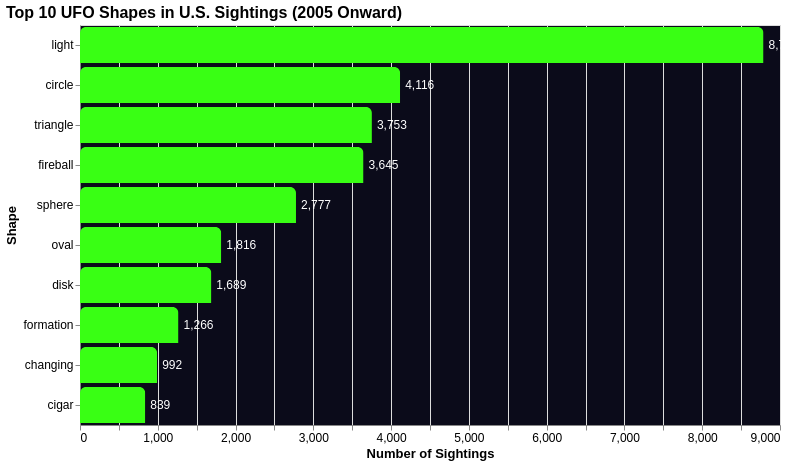

Write notebook code for a chart like this one.
### Code cell
# Interactive Altair bar graph of distribution of shapes of UFOs

# Create a hover selection
hover = alt.selection_point(
    fields=["shape"],
    on="mouseover",
    empty="none"
)

# Bar chart
bar_chart = (
    alt.Chart(shape_counts)
    .mark_bar(cornerRadiusTopLeft=6, cornerRadiusTopRight=6)
    .encode(
        x=alt.X(
            "count:Q",
            title="Number of Sightings"
        ),
        y=alt.Y(
            "shape:N",
            sort="-x",
            title="Shape"
        ),
        color=alt.condition(
            hover,
            alt.value("#39ff14"),   
            alt.value("#2d1b4e")   
        ),
        tooltip=[
            alt.Tooltip("shape:N", title="Shape"),
            alt.Tooltip("count:Q", title="Sightings", format=",")
        ]
    )
    .properties(
        title="Top 10 UFO Shapes in U.S. Sightings (2005 Onward)",
        width=700,
        height=400
    )
    .add_params(hover)
)

# Text labels at end of bars
text = (
    alt.Chart(shape_counts)
    .mark_text(
        align="left",
        baseline="middle",
        dx=5,
        fontSize=12, 
        color="white"
    )
    .encode(
        x=alt.X("count:Q"),
        y=alt.Y("shape:N", sort="-x"),
        text=alt.Text("count:Q", format=",")
    )
)

final_chart = (bar_chart + text).configure_axis(
    labelFontSize=12,
    titleFontSize=13,
    labelColor="black",
    titleColor="black"
).configure_title(
    fontSize=16,
    anchor="start",
    color="black"
).configure_view(
    fill="#0b0b1a"   # dark space background
)

final_chart

### Figure 1 — Vega-Lite specification as saved in the notebook (floating-point values rounded to 4 significant figures)
{"config": {"view": {"continuousWidth": 300, "continuousHeight": 300, "fill": "#0b0b1a"}, "axis": {"labelColor": "black", "labelFontSize": 12, "titleColor": "black", "titleFontSize": 13}, "title": {"anchor": "start", "color": "black", "fontSize": 16}}, "layer": [{"mark": {"type": "bar", "cornerRadiusTopLeft": 6, "cornerRadiusTopRight": 6}, "encoding": {"color": {"condition": {"param": "param_970b25b373af966a", "value": "#39ff14"}, "value": "#2d1b4e"}, "tooltip": [{"field": "shape", "title": "Shape", "type": "nominal"}, {"field": "count", "format": ",", "title": "Sightings", "type": "quantitative"}], "x": {"field": "count", "title": "Number of Sightings", "type": "quantitative"}, "y": {"field": "shape", "sort": "-x", "title": "Shape", "type": "nominal"}}, "name": "view_b2ac542d39a667e9_0", "title": "Top 10 UFO Shapes in U.S. Sightings (2005 Onward)"}, {"mark": {"type": "text", "align": "left", "baseline": "middle", "color": "white", "dx": 5, "fontSize": 12}, "encoding": {"text": {"field": "count", "format": ",", "type": "quantitative"}, "x": {"field": "count", "type": "quantitative"}, "y": {"field": "shape", "sort": "-x", "type": "nominal"}}}], "data": {"name": "data-6d2fae407d8e9a4c258bfee94f42e822"}, "height": 400, "params": [{"name": "param_970b25b373af966a", "select": {"type": "point", "fields": ["shape"], "on": "mouseover"}, "views": ["view_b2ac542d39a667e9_0"]}], "width": 700, "$schema": "https://vega.github.io/schema/vega-lite/v6.1.0.json", "datasets": {"data-6d2fae407d8e9a4c258bfee94f42e822": [{"shape": "light", "count": 8788}, {"shape": "circle", "count": 4116}, {"shape": "triangle", "count": 3753}, {"shape": "fireball", "count": 3645}, {"shape": "sphere", "count": 2777}, {"shape": "oval", "count": 1816}, {"shape": "disk", "count": 1689}, {"shape": "formation", "count": 1266}, {"shape": "changing", "count": 992}, {"shape": "cigar", "count": 839}]}}
